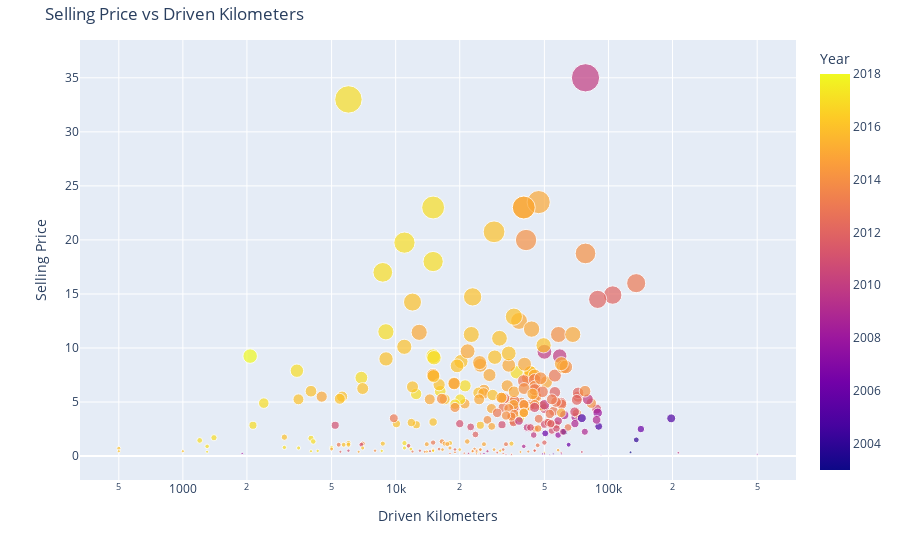

The code cell stored with this chart in its notebook:
### Code cell
fig7 = px.scatter(cars, x='Driven_kms', y='Selling_Price', size='Selling_Price', hover_name='Car_Name', log_x=True, color='Year')

fig7.update_layout(title='Selling Price vs Driven Kilometers',
                  xaxis_title='Driven Kilometers',
                  yaxis_title='Selling Price',
                  coloraxis_colorbar=dict(title='Year'),
                  margin=dict(t=40)  
                 )


fig7.show()

### Figure 1 — Plotly figure (JSON) as saved in the notebook; plotly's stock layout.template omitted (floating-point values rounded to 4 significant figures; data arrays with more than 128 entries replaced by an {"elided": "..."} marker saying what was removed)
{"data": [{"hovertemplate": "<b>%{hovertext}</b><br><br>Driven_kms=%{x}<br>Selling_Price=%{marker.size}<br>Year=%{marker.color}<extra></extra>", "hovertext": {"elided": "301 str values"}, "legendgroup": "", "marker": {"color": {"elided": "301 int values"}, "coloraxis": "coloraxis", "size": {"elided": "301 float values"}, "sizemode": "area", "sizeref": 0.0875, "symbol": "circle"}, "mode": "markers", "name": "", "orientation": "v", "showlegend": false, "type": "scatter", "x": {"elided": "301 int values"}, "xaxis": "x", "y": {"elided": "301 float values"}, "yaxis": "y"}], "layout": {"coloraxis": {"colorbar": {"title": {"text": "Year"}}, "colorscale": [[0, "#0d0887"], [0.1111, "#46039f"], [0.2222, "#7201a8"], [0.3333, "#9c179e"], [0.4444, "#bd3786"], [0.5556, "#d8576b"], [0.6667, "#ed7953"], [0.7778, "#fb9f3a"], [0.8889, "#fdca26"], [1, "#f0f921"]]}, "legend": {"itemsizing": "constant", "tracegroupgap": 0}, "margin": {"t": 40}, "title": {"text": "Selling Price vs Driven Kilometers"}, "xaxis": {"anchor": "y", "domain": [0, 1], "title": {"text": "Driven Kilometers"}, "type": "log"}, "yaxis": {"anchor": "x", "domain": [0, 1], "title": {"text": "Selling Price"}}}}
